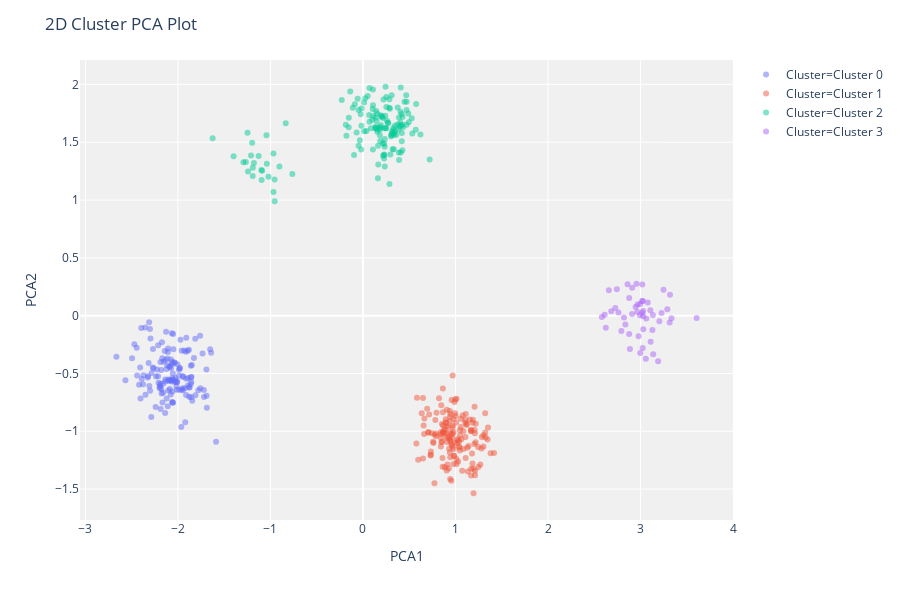

Write notebook code for a chart like this one.
### Markdown cell above
# Plot Model

### Code cell
# plot a model
plot_model(kmeans)

### Figure 1 — Plotly figure (JSON) as saved in the notebook; plotly's stock layout.template omitted (floating-point values rounded to 4 significant figures; data arrays with more than 128 entries replaced by an {"elided": "..."} marker saying what was removed)
{"data": [{"customdata": {"elided": "147x1 int values"}, "hoverlabel": {"namelength": 0}, "hovertemplate": "Cluster=Cluster 0<br>PCA1=%{x}<br>PCA2=%{y}<br>Feature=%{customdata[0]}", "legendgroup": "Cluster=Cluster 0", "marker": {"color": "#636efa", "opacity": 0.5, "symbol": "circle"}, "mode": "markers", "name": "Cluster=Cluster 0", "showlegend": true, "textposition": "top center", "type": "scatter", "x": {"elided": "147 float values"}, "xaxis": "x", "y": {"elided": "147 float values"}, "yaxis": "y"}, {"customdata": {"elided": "157x1 int values"}, "hoverlabel": {"namelength": 0}, "hovertemplate": "Cluster=Cluster 1<br>PCA1=%{x}<br>PCA2=%{y}<br>Feature=%{customdata[0]}", "legendgroup": "Cluster=Cluster 1", "marker": {"color": "#EF553B", "opacity": 0.5, "symbol": "circle"}, "mode": "markers", "name": "Cluster=Cluster 1", "showlegend": true, "textposition": "top center", "type": "scatter", "x": {"elided": "157 float values"}, "xaxis": "x", "y": {"elided": "157 float values"}, "yaxis": "y"}, {"customdata": {"elided": "151x1 int values"}, "hoverlabel": {"namelength": 0}, "hovertemplate": "Cluster=Cluster 2<br>PCA1=%{x}<br>PCA2=%{y}<br>Feature=%{customdata[0]}", "legendgroup": "Cluster=Cluster 2", "marker": {"color": "#00cc96", "opacity": 0.5, "symbol": "circle"}, "mode": "markers", "name": "Cluster=Cluster 2", "showlegend": true, "textposition": "top center", "type": "scatter", "x": {"elided": "151 float values"}, "xaxis": "x", "y": {"elided": "151 float values"}, "yaxis": "y"}, {"customdata": [[93], [17], [35], [28], [94], [28], [33], [56], [28], [86], [92], [18], [61], [32], [63], [58], [31], [62], [60], [62], [90], [33], [33], [65], [59], [65], [86], [32], [84], [84], [90], [91], [26], [92], [97], [84], [58], [61], [92], [87], [66], [22], [91], [30], [25], [28], [93], [90], [91], [89]], "hoverlabel": {"namelength": 0}, "hovertemplate": "Cluster=Cluster 3<br>PCA1=%{x}<br>PCA2=%{y}<br>Feature=%{customdata[0]}", "legendgroup": "Cluster=Cluster 3", "marker": {"color": "#ab63fa", "opacity": 0.5, "symbol": "circle"}, "mode": "markers", "name": "Cluster=Cluster 3", "showlegend": true, "textposition": "top center", "type": "scatter", "x": [2.877, 3.29, 3.315, 3.606, 2.968, 3.022, 2.997, 3.023, 3.028, 2.793, 2.821, 2.886, 2.956, 3.028, 2.908, 3.227, 3.057, 2.947, 2.744, 3.335, 3.106, 3.063, 2.965, 2.582, 2.995, 3.19, 2.91, 3.128, 2.979, 3.03, 3.203, 2.762, 2.728, 3.019, 3.018, 3.134, 3.248, 3.137, 2.877, 2.836, 3.109, 2.658, 2.625, 2.683, 3.079, 3.319, 3.019, 2.997, 2.613, 2.86], "xaxis": "x", "y": [-0.1596, 0.0555, -0.06019, -0.0208, 0.09709, 0.1277, 0.1003, -0.2798, -0.005102, -0.133, -0.01674, -0.2875, 0.2759, 0.03959, 0.01459, 0.02356, -0.3727, 0.07394, 0.2285, -0.02343, 0.04665, -0.02479, 0.03078, -0.01183, 0.004346, -0.3934, 0.2423, -0.1239, -0.1777, -0.1178, -0.0476, 0.02747, 0.06575, 0.2698, 0.02568, 0.005366, 0.2232, -0.3338, 0.1535, -0.07559, -0.2267, 0.22, -0.1051, 0.03876, 0.1128, 0.1815, 0.1262, -0.3238, 0.007656, 0.272], "yaxis": "y"}], "layout": {"height": 600, "legend": {"tracegroupgap": 0}, "margin": {"t": 60}, "plot_bgcolor": "rgb(240,240,240)", "title": {"text": "2D Cluster PCA Plot"}, "xaxis": {"anchor": "y", "domain": [0, 1], "title": {"text": "PCA1"}}, "yaxis": {"anchor": "x", "domain": [0, 1], "title": {"text": "PCA2"}}}}
